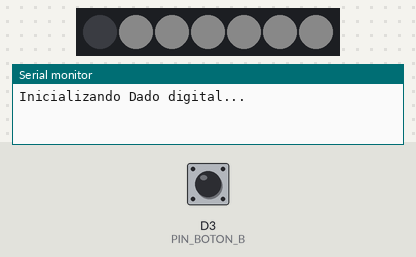
A sketch run on a simulated ESP8266 (NodeMCU). Parts: 7 RGB LEDs in strip order, left to right, the last lines printed to the serial monitor. The test bench sets the inputs (shaded band); at power-on: D3 (PIN_BOTON_B) HIGH. Dim RGB values are drawn brighter than linear; random numbers use the default seed unless the sketch sets one.

Above: at 2.9 s.
3.0 s: D3 (PIN_BOTON_B) pulled LOW for 0.15 s
At 4.46 s:
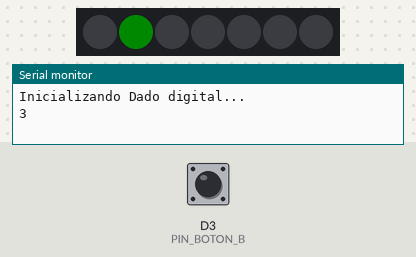
At 11.0 s:
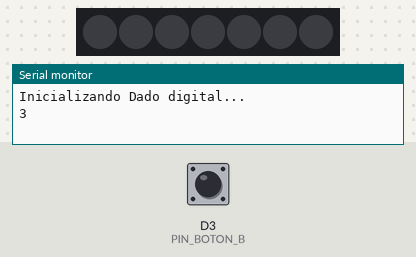
Timing chart, 0 to 12.0 s (numbered marks = the images above; inputs shaded):
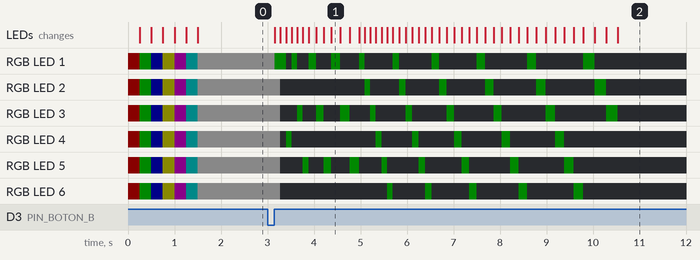

The sketch:

Ejercicio18-Dado.ino
```cpp
//Librería LEDs RGB
#include <Adafruit_NeoPixel.h>

//Define pines
#define PIN_BOTON_B D3
#define PIN_RGB D4
#define LED_NUM 7

//Objeto Leds
Adafruit_NeoPixel leds = Adafruit_NeoPixel(LED_NUM, PIN_RGB, NEO_GRB + NEO_KHZ800);

void setup() {
  //Inicializo puerto serie
  Serial.begin(9600);

  //Configure pulsador
  pinMode(PIN_BOTON_B, INPUT);

  leds.begin(); // This initializes the NeoPixel library.

  //Inicializo Pines
  Serial.println(F("Inicializando Dado digital..."));
  led_set(10, 0, 0);//red
  delay(250);
  led_set(0, 10, 0);//green
  delay(250);
  led_set(0, 0, 10);//blue
  delay(250);
  led_set(10, 10, 0);
  delay(250);
  led_set(10, 0, 10);
  delay(250);
  led_set(0, 10, 10);
  delay(250);
  led_set(10, 10, 10);
  delay(250);

  randomSeed(analogRead(A0)); //genero una nueva semilla de un pin analógico al aire
}

void loop() {
  if (detectaFlanco(PIN_BOTON_B) == 1) {

    byte randNumber = random(1, LED_NUM);
    Serial.println(randNumber);
    iluminaLed(randNumber);
  }
  delay(50); //evitar rebotes
}

int detectaFlanco(int pin) {
  //Devuelve 1 flanco ascendente, -1 flanco descendente y 0 si no hay nada
  static boolean anterior_estado = digitalRead(pin);
  boolean estado = digitalRead(pin);

  if (anterior_estado != estado) {
    if (estado == HIGH) {
      anterior_estado = estado;
      return 1;
    }
    else {
      anterior_estado = estado;
      return -1;
    }
  }
  else {
    anterior_estado = estado;
    return 0;
  }
}

void iluminaLed(int num) {
  for (int velocidad = 20; velocidad <= 200; velocidad += 20) {
    for (int i = 1; i < LED_NUM; i++) {
      leds.setPixelColor(i, leds.Color(0, 10, 0));
      leds.show();
      delay(velocidad);
      leds.setPixelColor(i, leds.Color(0, 0, 0));
      leds.show();
    }
  }
  for (int i = 1; i <= num; i++) {
    leds.setPixelColor(i, leds.Color(0, 10, 0));
    leds.show();
    delay(250);
    leds.setPixelColor(i, leds.Color(0, 0, 0));
    leds.show();
  }
}

void led_set(uint8 R, uint8 G, uint8 B) {
  for (int i = 1; i < LED_NUM; i++) {
    leds.setPixelColor(i, leds.Color(R, G, B));
  }
  leds.show();
}
```

Measured:
- after the input at 3.0 s, RGB LED 1: RGB(10, 10, 10) → RGB(0, 10, 0) after 0.15 s, → off 0.24 s later, → RGB(0, 10, 0) 0.12 s later, → off 0.12 s later, … (20 changes in this stretch); RGB LED 2: RGB(10, 10, 10) → off after 0.28 s, → RGB(0, 10, 0) 1.8 s later, → off 0.12 s later, → RGB(0, 10, 0) 0.62 s later, … (13 changes in this stretch)
